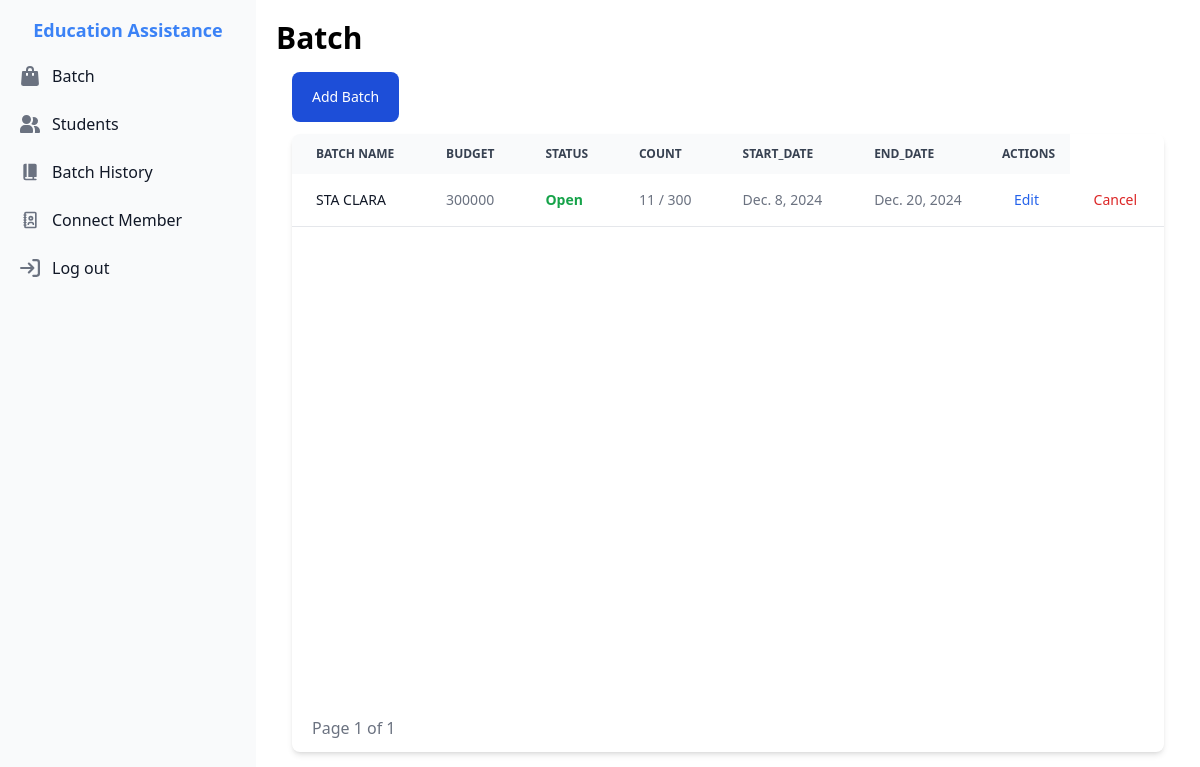
The page /batch/ (signed in) on the database its author committed.
### EducationalAssistance/models.py (models this page shows, shortened)
class Batch(models.Model):
    batch_id = models.AutoField(primary_key=True)
    batch_name = models.CharField(max_length=255)
    start_date = models.DateField()
    end_date = models.DateField()
    status = models.CharField(max_length=255, choices=StatusChoices.choices, default=StatusChoices.Open)
    budget = models.IntegerField()
    limit = models.IntegerField()
    current_count = models.IntegerField(default=0)
    created_by = models.ForeignKey(User, on_delete=models.CASCADE, related_name="batches")

### Batch/views.py (the view)
# urls.py: path('', views.Batches, name='batch'),
@login_required
def Batches(request):
    user = request.user
    batches = Batch.objects.filter(status=StatusChoices.Open, created_by=user).order_by('end_date')
    page = request.GET.get('page', 1)
    paginator = Paginator(batches, 10)
    try:
        batches = paginator.page(page)
    except PageNotAnInteger:
        batches = paginator.page(1)
    except EmptyPage:
        batches = paginator.page(paginator.num_pages)
    return render(request, 'batch/Batches.html', {'batches': batches })

### templates/batch/Batches.html (shortened to what this page needs)
{% extends 'index.html' %}
{% load static %}
{% block content %}
    <div class="container p-5">
        <div class="flex w-full justify-start">
            <h1 class="font-bold text-xl md:text-3xl">
                Batch
            </h1>
        </div>
        <div class="p-4">
        <header class="flex justify-between mb-3">
            <a href="/batch/add/" class="flex justify-center items-center h-[50px] text-white bg-blue-700 hover:bg-blue-800 focus:ring-4 focus:ring-blue-300 font-medium rounded-lg text-sm px-5 py-2.5 focus:outline-none">
                Add Batch
            </a>
        </header>
        <div class="relative overflow-x-auto shadow-md sm:rounded-lg">
            <div class="min-h-[570px]">
                <table class="w-full text-sm text-left rtl:text-right text-gray-500 dark:text-gray-400">
                    <thead class="text-xs text-gray-700 uppercase bg-gray-50 dark:bg-gray-700 dark:text-gray-400">
                        <tr>
                            <th scope="col" class="px-6 py-3">
                                Batch name
                            </th>
                            <th scope="col" class="px-6 py-3">
                                budget
                            </th>
                            <th scope="col" class="px-6 py-3">
                                status
                            </th>
                            <th scope="col" class="px-6 py-3">
                                count
                            </th>
                            <th scope="col" class="px-6 py-3">
                                start_date
                            </th>
                            <th scope="col" class="px-6 py-3">
                                end_date
                            </th>
                            <th scope="col" class="px-3 py-3">
                                Actions
                            </th>
                        </tr>
                    </thead>
                    <tbody>
                        {% for batch in batches %}
                            <tr onclick="viewBatchRedirect('{{batch.batch_id}}')" class="h-[52.5px] hover:bg-blue-100 odd:bg-white odd:dark:bg-gray-900 even:bg-gray-50 even:dark:bg-gray-800 border-b dark:border-gray-700">
                                <th scope="row" class="px-6 py-4 font-medium text-gray-900 whitespace-nowrap dark:text-white">
                                    {{ batch.batch_name }}
                                </th>
                                <td class="px-6 py-4">
                                    {{ batch.budget }}
                                </td>
                                <td class="px-6 py-4 font-semibold {% if batch.status == 'Open' %} text-green-600 {% else %} text-red-600 {% endif %}">
                                    {{ batch.status }}
                                </td>
                                <td class="px-6 py-4">
                                    {{ batch.current_count }} / {{ batch.limit }}
                                </td>
                                <td class="px-6 py-4">
                                    {{ batch.start_date }}
                                </td>
                                <td class="px-6 py-4">
                                    {{ batch.end_date }}
                                </td>
                                <td class="px-6 py-4">
                                    <a href="update/{{batch.batch_id}}" class="font-medium text-blue-600 dark:text-blue-500 hover:underline">Edit</a>
                                </td>
                                <td class="px-6 py-4">
                                    <a href="cancel/{{batch.batch_id}}" class="font-medium text-red-600 dark:text-red-500 hover:underline">Cancel</a>
                                </td>
                            </tr>
                        {% endfor %}
                    </tbody>
                </table>
            </div>
            <div class="pagination">
                <span class="step-links flex gap-3 items-center py-3 px-5">
                    <span class="font-medium text-gray-500 dark:text-gray-400">
                        Page {{ batches.number }} of {{ batches.paginator.num_pages }}
                    </span>
                </span>
            </div>
        </div>
        </div>
    </div>
{% endblock %}

### rows shown on the page
Batch: batch_name "STA CLARA", budget "300000", status "Open", current_count "11", limit "300", start_date "Dec. 8, 2024", end_date "Dec. 20, 2024"

### other values the page prints
{{ batches.number }} "1"
{{ batches.paginator.num_pages }} "1"
